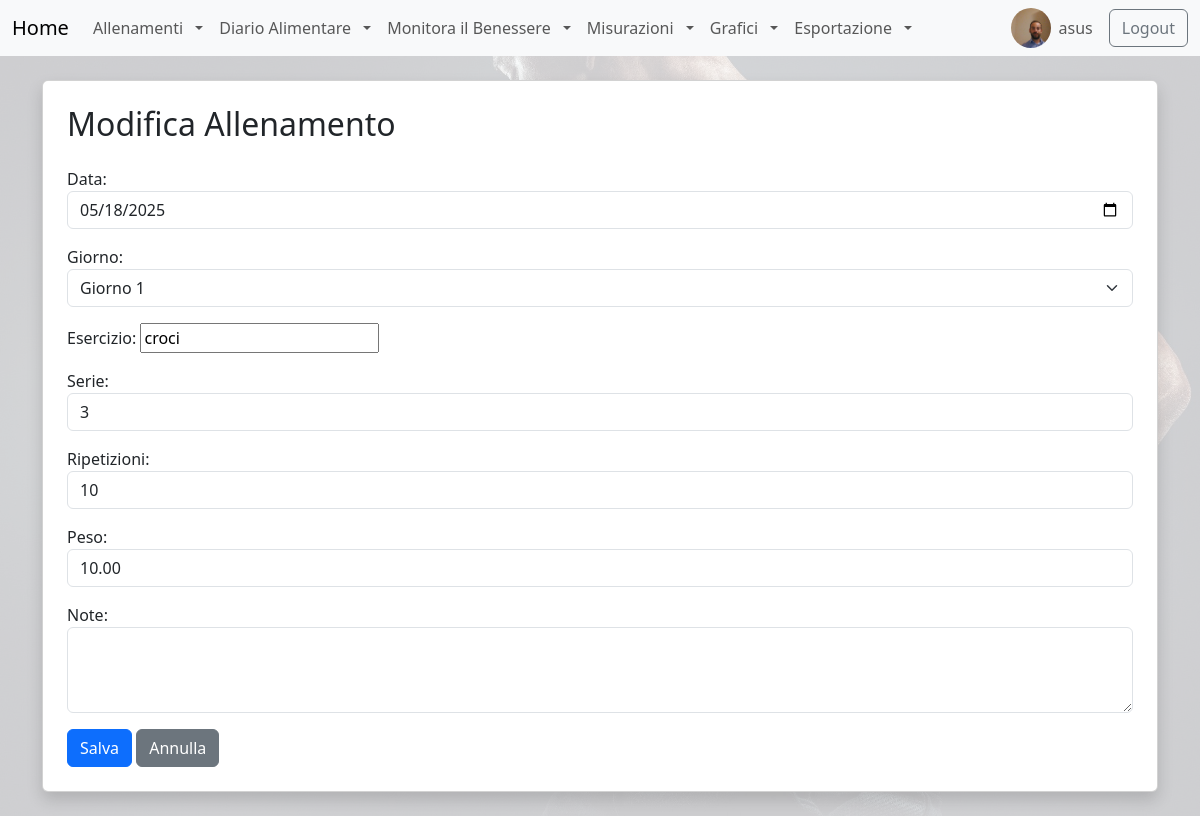
Screenshot of /allenamento/5/modifica/ (signed in) with the database file from the repository.
### diario/models.py (models this page shows, shortened)
class Allenamento(models.Model):
    GIORNI = [
        ('giorno1', 'Giorno 1'),
        ('giorno2', 'Giorno 2'),
        ('giorno3', 'Giorno 3'),
        ('giorno4', 'Giorno 4'),
    ]
    user = models.ForeignKey(User, on_delete=models.CASCADE)
    data = models.DateField()
    giorno = models.CharField(max_length=10, choices=GIORNI)
    esercizio = models.CharField(max_length=20,null=True,blank=True)
    serie = models.PositiveIntegerField()
    ripetizioni = models.PositiveIntegerField()
    peso = models.DecimalField(max_digits=5, decimal_places=2, help_text="Peso in kg")
    note = models.TextField(blank=True)
    class Meta:
        verbose_name_plural = "Allenamenti"

### diario/views.py (the view)
# urls.py: path('<str:tipo>/<int:pk>/modifica/', GenericUpdateView.as_view(), name='modifica_generica'),
class GenericUpdateView(LoginRequiredMixin, UpdateView):
    template_name = 'diario/generics_view/generic_form.html'
    def get_object(self, queryset=None):
        queryset = self.get_queryset()
        return get_object_or_404(queryset, pk=self.kwargs.get('pk'))
    def dispatch(self, request, *args, **kwargs):
        self.tipo = kwargs.get('tipo')
        if self.tipo not in MODELS_CONFIG:
            return redirect('index')
        self.config = MODELS_CONFIG[self.tipo]
        return super().dispatch(request, *args, **kwargs)
    def get_form_class(self):
        return self.config['form']
    def get_queryset(self):
        return self.config['model'].objects.filter(user=self.request.user)
    def get_success_url(self):
        return reverse_lazy('lista_generica', kwargs={'tipo': self.tipo})
    def get_context_data(self, **kwargs):
        context = super().get_context_data(**kwargs)
        context['titolo'] = f"Modifica {self.tipo.capitalize()}"
        context['tipo'] = self.tipo
        context['url_ritorno'] = self.get_success_url()
        return context

### diario/forms.py
class AllenamentoForm(forms.ModelForm):
    class Meta:
        model = Allenamento
        exclude = ['user']  # lo gestiamo nella view
        widgets = {
            'data': forms.DateInput(attrs={'type': 'date', 'class': 'form-control'}),
            'giorno': forms.Select(attrs={'class': 'form-select'}),
            'serie': forms.NumberInput(attrs={'class': 'form-control'}),
            'ripetizioni': forms.NumberInput(attrs={'class': 'form-control'}),
            'peso': forms.NumberInput(attrs={'class': 'form-control', 'step': '0.01'}),
            'note': forms.Textarea(attrs={'class': 'form-control', 'rows': 3}),
        }

### diario/templates/diario/generics_view/generic_form.html (shortened to what this page needs)
{% extends 'base.html' %}
{% block content %}
<div class="card shadow p-4">
    <h2 class="mb-4">{{ titolo }}</h2>
    <form method="post">
        {% for field in form %}
        <div class="mb-3">
            {{ field.label_tag }} {{ field }}
        </div>
        {% endfor %}
        <button type="submit" class="btn btn-primary">Salva</button>
        <a href="{{ url_ritorno }}" class="btn btn-secondary">Annulla</a>
    </form>
</div>
{% endblock %}

### templates/base.html (shortened to what this page needs)
{% load static %}
<!DOCTYPE html>
<html lang="it">
<head>
    <link rel="stylesheet" href="{% static 'css/styles.css' %}" />
    <link href="https://cdn.jsdelivr.net/npm/bootstrap@5.3.0/dist/css/bootstrap.min.css" rel="stylesheet" />
</head>
<body>
    <div class="overlay">
        <nav class="navbar navbar-expand-lg navbar-light bg-light">
            <div class="container-fluid">
                <a class="navbar-brand" href="/">Home</a>
                <div class="collapse navbar-collapse" id="navbarNav">
                    <ul class="navbar-nav me-auto mb-2 mb-lg-0">
                        <li class="nav-item dropdown">
                            <a
                                class="nav-link dropdown-toggle"
                                href="#"
                                id="allenamentiDropdown"
                                role="button"
                                data-bs-toggle="dropdown"
                                aria-expanded="false"
                            >
                                Allenamenti
                            </a>
                        </li>
                        <li class="nav-item dropdown">
                            <a
                                class="nav-link dropdown-toggle"
                                href="#"
                                id="diarioDropdown"
                                role="button"
                                data-bs-toggle="dropdown"
                                aria-expanded="false"
                            >
                                Diario Alimentare
                            </a>
                        </li>
                        <li class="nav-item dropdown">
                            <a
                                class="nav-link dropdown-toggle"
                                href="#"
                                id="benessereDropdown"
                                role="button"
                                data-bs-toggle="dropdown"
                                aria-expanded="false"
                            >
                                Monitora il Benessere
                            </a>
                        </li>
                        <li class="nav-item dropdown">
                            <a
                                class="nav-link dropdown-toggle"
                                href="#"
                                id="misurazioniDropdown"
                                role="button"
                                data-bs-toggle="dropdown"
                                aria-expanded="false"
                            >
                                Misurazioni
                            </a>
                        </li>
                        <li class="nav-item dropdown">
                            <a
                                class="nav-link dropdown-toggle"
                                href="#"
                                id="graficiDropdown"
                                role="button"
                                data-bs-toggle="dropdown"
                                aria-expanded="false"
                                                        >
                                    Grafici
                            </a>
                        </li>
                        <li class="nav-item dropdown">
  <a class="nav-link dropdown-toggle" href="#" id="exportDropdown" role="button" data-bs-toggle="dropdown" aria-expanded="false">
    Esportazione
  </a>
</li>
                    </ul>
                    {% if user.is_authenticated %}
                        <img src="{% static 'img/silvio.jpg' %}" alt="Profile" class="nav-profile-img me-2" />
                        <span class="navbar-text me-3">{{ user.username }}</span>
                        <a class="btn btn-outline-secondary" href="{% url 'logout' %}">Logout</a>
                    {% else %}
                        <a class="btn btn-outline-primary" href="{% url 'login' %}">Login</a>
                    {% endif %}
                </div>
            </div>
        </nav>
        <div class="container py-4">
            {% block content %}
            {% endblock %}
        </div>
    </div>
</body>
</html>

### static/css/styles.css (style rules this page uses)
body { background: url("/static/img/sfondo.jpg") no-repeat center center fixed; background-size: cover; }
.overlay { background-color: rgba(255, 255, 255, 0.8); min-height: 100vh; }
.nav-profile-img { width: 40px; height: 40px; border-radius: 50%; object-fit: cover; }
.nav-link.dropdown-toggle::after { margin-left: 0.5em; }

### rows the page displays
Allenamento: form "05/18/2025" "Giorno 1" "croci" "3" "10" "10.00"

### other values shown
{{ user.username }} "asus"
{{ titolo }} "Modifica Allenamento"
{{ field.label_tag }} "Data:" "Giorno:" "Esercizio:" "Serie:" "Ripetizioni:" "Peso:" "Note:"
